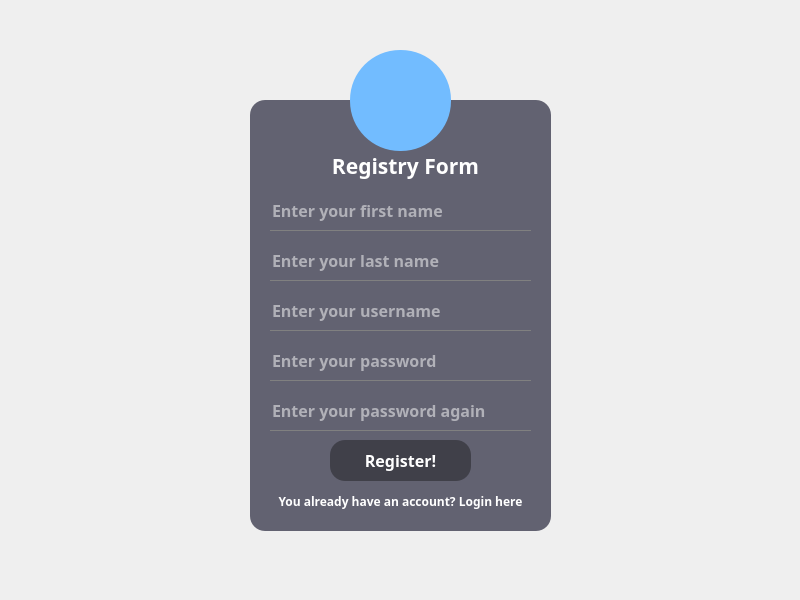
<?xml version="1.0" encoding="UTF-8"?>
<ui version="4.0">
 <class>MainWindow</class>
 <widget class="QMainWindow" name="MainWindow">
  <property name="geometry">
   <rect>
    <x>0</x>
    <y>0</y>
    <width>800</width>
    <height>600</height>
   </rect>
  </property>
  <property name="minimumSize">
   <size>
    <width>800</width>
    <height>600</height>
   </size>
  </property>
  <property name="maximumSize">
   <size>
    <width>800</width>
    <height>600</height>
   </size>
  </property>
  <property name="windowTitle">
   <string>MainWindow</string>
  </property>
  <property name="windowIcon">
   <iconset>
    <normaloff>images/user.png</normaloff>
    <normalon>images/user.png</normalon>
    <disabledoff>images/user.png</disabledoff>
    <disabledon>images/user.png</disabledon>
    <activeoff>images/user.png</activeoff>
    <activeon>images/user.png</activeon>
    <selectedoff>images/user.png</selectedoff>
    <selectedon>images/user.png</selectedon>images/user.png</iconset>
  </property>
  <property name="styleSheet">
   <string notr="true">*{
	font-family: &quot;Berlin Sans FB Demi&quot;;
	color: white;
}

QToolButton{
	background-color: rgb(114, 188,255);
	border-radius: 50px;
}

QFrame{
	background-color: rgba(0,0,25,150);
	border-radius: 15px;
}

QLabel{
	background-color: none;
	color: white;
}

QLineEdit{
	color: white;
	background: transparent;
	border: none;
	border-bottom: 1px solid gray;
}

QLineEdit:hover{
	border-bottom: 1px solid rgb(114, 188,255);
}


QPushButton{
	background-color: rgba(10,10,10,100);
	color: white;
	border-radius: 15px;
}

QPushButton:hover{
	background-color: rgb(114, 188,255);
	color: white;
}

QPushButton#pushButton_2{
	background-color: none;
	color: white;
	border-radius: 5px;
}

QPushButton#pushButton_2:hover{
	color: rgb(114, 188,255);
	border-radius: 5px;
}
</string>
  </property>
  <widget class="QWidget" name="centralwidget">
   <widget class="QLabel" name="label_2">
    <property name="geometry">
     <rect>
      <x>-170</x>
      <y>0</y>
      <width>1121</width>
      <height>661</height>
     </rect>
    </property>
    <property name="autoFillBackground">
     <bool>false</bool>
    </property>
    <property name="text">
     <string/>
    </property>
    <property name="pixmap">
     <pixmap>images/bg.jpg</pixmap>
    </property>
    <property name="scaledContents">
     <bool>false</bool>
    </property>
   </widget>
   <widget class="QFrame" name="frame">
    <property name="geometry">
     <rect>
      <x>250</x>
      <y>100</y>
      <width>301</width>
      <height>431</height>
     </rect>
    </property>
    <property name="frameShape">
     <enum>QFrame::StyledPanel</enum>
    </property>
    <property name="frameShadow">
     <enum>QFrame::Raised</enum>
    </property>
    <widget class="QLabel" name="label">
     <property name="geometry">
      <rect>
       <x>80</x>
       <y>50</y>
       <width>151</width>
       <height>31</height>
      </rect>
     </property>
     <property name="font">
      <font>
       <family>Berlin Sans FB Demi</family>
       <pointsize>16</pointsize>
       <weight>75</weight>
       <bold>true</bold>
      </font>
     </property>
     <property name="text">
      <string>Registry Form</string>
     </property>
     <property name="alignment">
      <set>Qt::AlignCenter</set>
     </property>
    </widget>
    <widget class="QPushButton" name="pushButton">
     <property name="geometry">
      <rect>
       <x>80</x>
       <y>340</y>
       <width>141</width>
       <height>41</height>
      </rect>
     </property>
     <property name="font">
      <font>
       <family>Berlin Sans FB Demi</family>
       <pointsize>12</pointsize>
       <weight>75</weight>
       <bold>true</bold>
      </font>
     </property>
     <property name="text">
      <string>Register!</string>
     </property>
    </widget>
    <widget class="QPushButton" name="pushButton_2">
     <property name="geometry">
      <rect>
       <x>20</x>
       <y>390</y>
       <width>261</width>
       <height>23</height>
      </rect>
     </property>
     <property name="font">
      <font>
       <family>Berlin Sans FB Demi</family>
       <pointsize>9</pointsize>
       <weight>75</weight>
       <bold>true</bold>
      </font>
     </property>
     <property name="text">
      <string>You already have an account? Login here</string>
     </property>
    </widget>
    <widget class="QLineEdit" name="lineEdit">
     <property name="geometry">
      <rect>
       <x>20</x>
       <y>90</y>
       <width>261</width>
       <height>41</height>
      </rect>
     </property>
     <property name="font">
      <font>
       <family>Berlin Sans FB Demi</family>
       <pointsize>12</pointsize>
       <weight>75</weight>
       <bold>true</bold>
      </font>
     </property>
     <property name="placeholderText">
      <string>Enter your first name</string>
     </property>
    </widget>
    <widget class="QLineEdit" name="lineEdit_2">
     <property name="geometry">
      <rect>
       <x>20</x>
       <y>140</y>
       <width>261</width>
       <height>41</height>
      </rect>
     </property>
     <property name="font">
      <font>
       <family>Berlin Sans FB Demi</family>
       <pointsize>12</pointsize>
       <weight>75</weight>
       <bold>true</bold>
      </font>
     </property>
     <property name="placeholderText">
      <string>Enter your last name</string>
     </property>
    </widget>
    <widget class="QLineEdit" name="lineEdit_3">
     <property name="geometry">
      <rect>
       <x>20</x>
       <y>190</y>
       <width>261</width>
       <height>41</height>
      </rect>
     </property>
     <property name="font">
      <font>
       <family>Berlin Sans FB Demi</family>
       <pointsize>12</pointsize>
       <weight>75</weight>
       <bold>true</bold>
      </font>
     </property>
     <property name="placeholderText">
      <string>Enter your username</string>
     </property>
    </widget>
    <widget class="QLineEdit" name="lineEdit_4">
     <property name="geometry">
      <rect>
       <x>20</x>
       <y>240</y>
       <width>261</width>
       <height>41</height>
      </rect>
     </property>
     <property name="font">
      <font>
       <family>Berlin Sans FB Demi</family>
       <pointsize>12</pointsize>
       <weight>75</weight>
       <bold>true</bold>
      </font>
     </property>
     <property name="placeholderText">
      <string>Enter your password</string>
     </property>
    </widget>
    <widget class="QLineEdit" name="lineEdit_5">
     <property name="geometry">
      <rect>
       <x>20</x>
       <y>290</y>
       <width>261</width>
       <height>41</height>
      </rect>
     </property>
     <property name="font">
      <font>
       <family>Berlin Sans FB Demi</family>
       <pointsize>12</pointsize>
       <weight>75</weight>
       <bold>true</bold>
      </font>
     </property>
     <property name="placeholderText">
      <string>Enter your password again</string>
     </property>
    </widget>
   </widget>
   <widget class="QToolButton" name="toolButton">
    <property name="geometry">
     <rect>
      <x>350</x>
      <y>50</y>
      <width>101</width>
      <height>101</height>
     </rect>
    </property>
    <property name="text">
     <string/>
    </property>
    <property name="icon">
     <iconset>
      <normaloff>images/user.png</normaloff>images/user.png</iconset>
    </property>
    <property name="iconSize">
     <size>
      <width>80</width>
      <height>80</height>
     </size>
    </property>
   </widget>
  </widget>
 </widget>
 <resources/>
 <connections/>
</ui>
